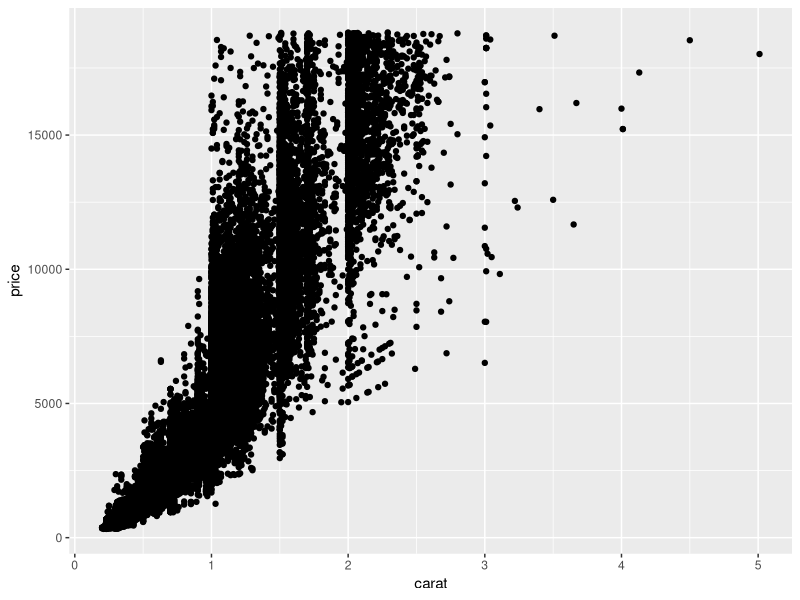
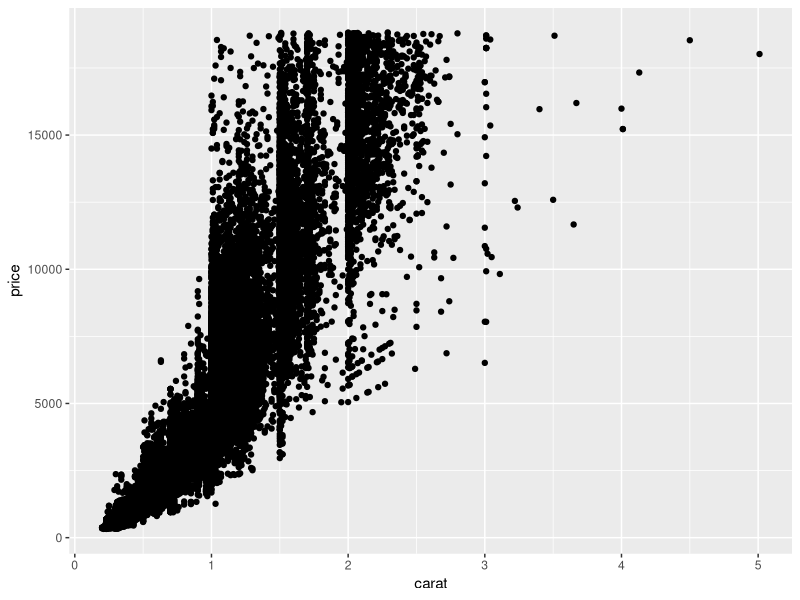
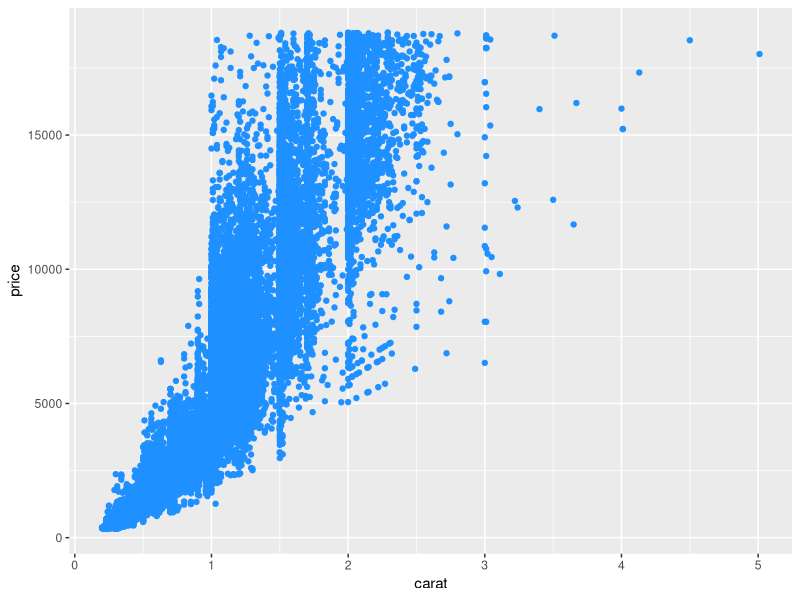
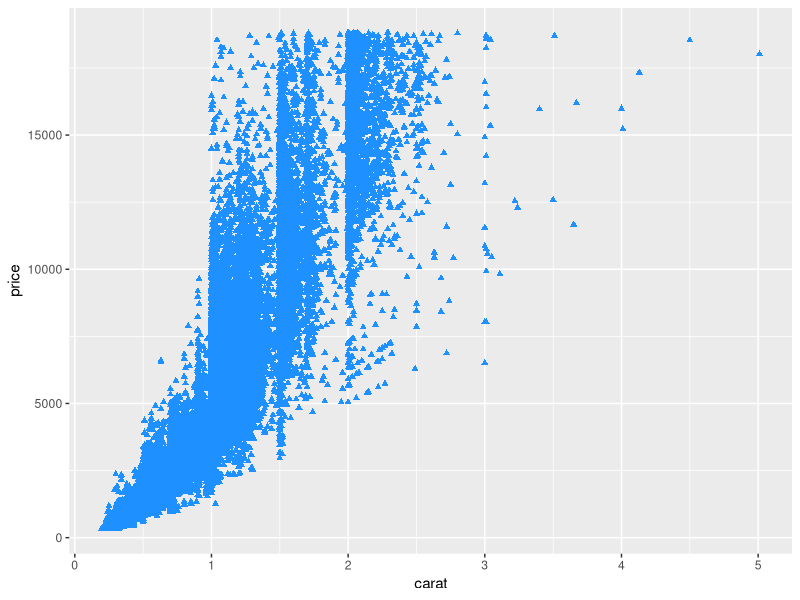
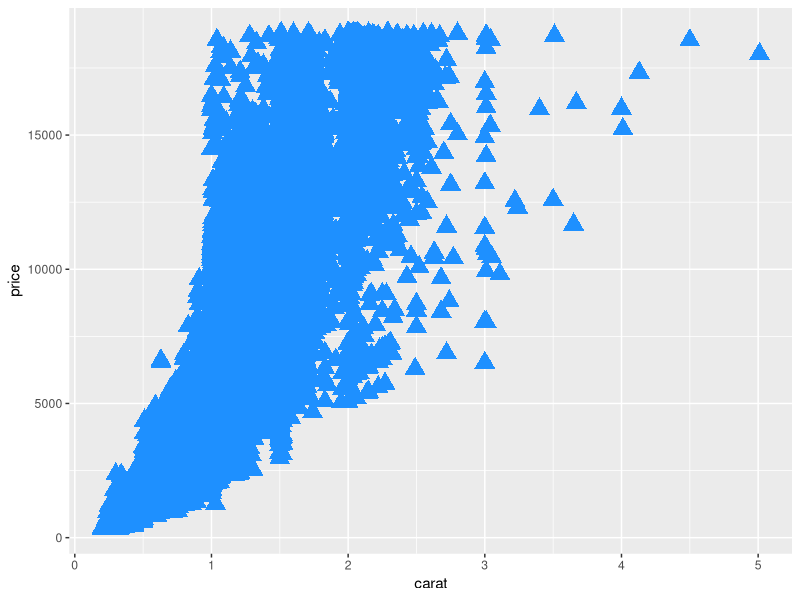
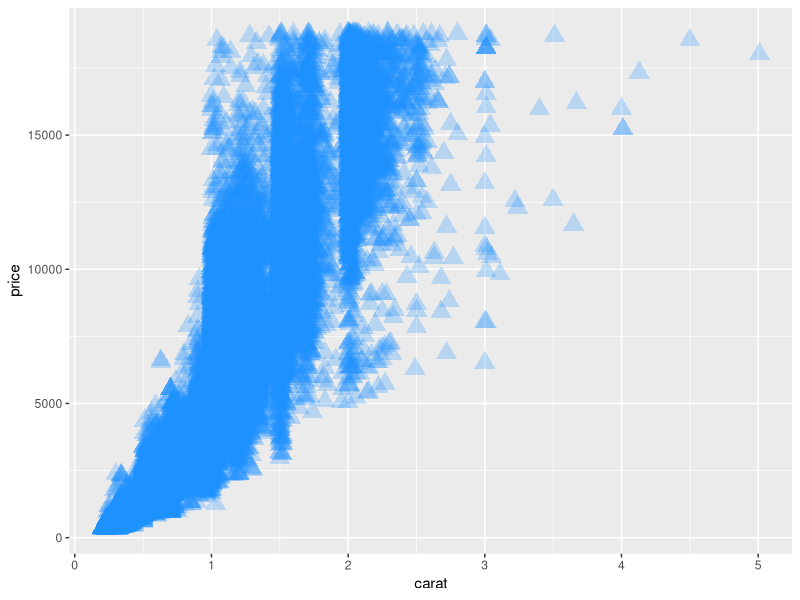
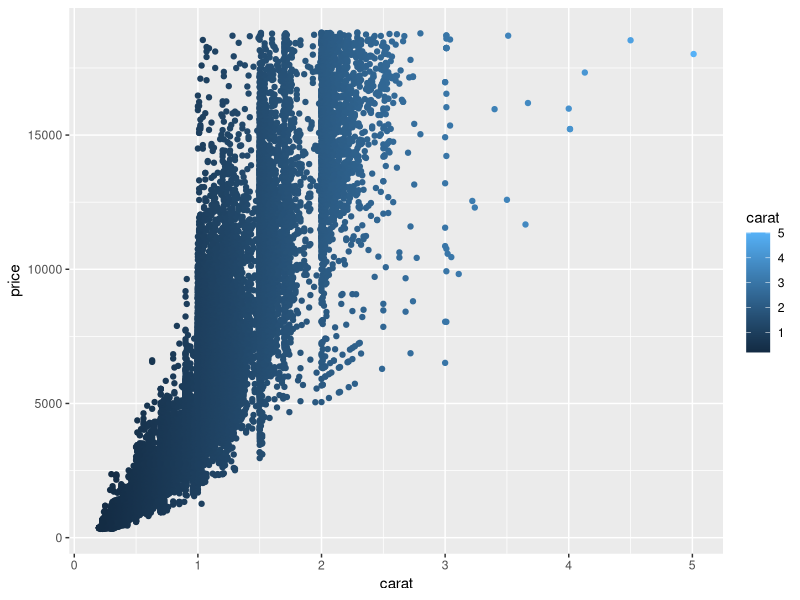
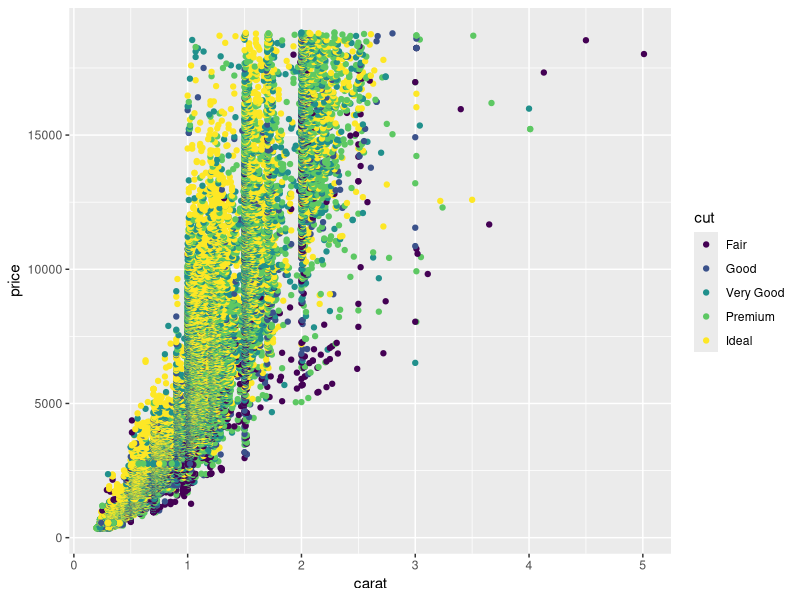

Write R code to recreate these figures, in order.
## ---- chunk 1
knitr::opts_chunk$set(echo = TRUE)


## ---- chunk 2
#install.packages("tidyverse")
library(tidyverse)

data(diamonds)
head(diamonds)
## ---- chunk 3
ggplot(data = diamonds,aes(x=carat, y=price)) +
  geom_point()

#or

ggplot() +
  geom_point(data = diamonds,aes(x=carat, y=price))
## ---- chunk 4
#color
ggplot() +
  geom_point(data = diamonds,aes(x=carat, y=price), colour ="dodgerblue")

#shape
ggplot() +
  geom_point(data = diamonds,aes(x=carat, y=price), colour ="dodgerblue", shape = 17)

#size
ggplot() +
  geom_point(data = diamonds,aes(x=carat, y=price), colour ="dodgerblue", shape = 17, size =5)

#alpha
ggplot() +
  geom_point(data = diamonds,aes(x=carat, y=price), colour ="dodgerblue", shape = 17, size =5, alpha = 0.25)

## ---- chunk 5
#color
#numeric
ggplot() +
  geom_point(data = diamonds,aes(x=carat, y=price, colour=carat))

#factor
ggplot() +
  geom_point(data = diamonds,aes(x=carat, y=price, colour=cut))

#shape
ggplot() +
  geom_point(data = diamonds,aes(x=carat, y=price, colour=carat, shape = cut))

#size
ggplot() +
  geom_point(data = diamonds,aes(x=carat, y=price, colour=carat,size = carat))

#alpha
ggplot() +
  geom_point(data = diamonds,aes(x=carat, y=price, colour=carat, alpha = carat))

